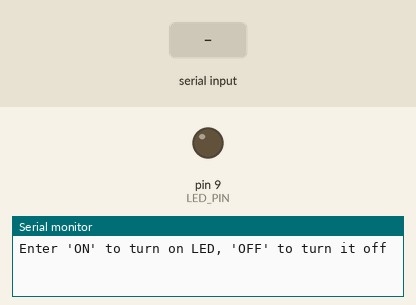
The sketch below on a simulated Arduino Uno, built with avr-gcc and run on an emulated ATmega328P. Parts: output pins drawn as LEDs (lit = HIGH), the last lines printed to the serial monitor. Inputs (shaded band) come from the test bench.

Above: at 1.2 s.
1.3 s: "ON\n" received over Serial
At 1.8 s:
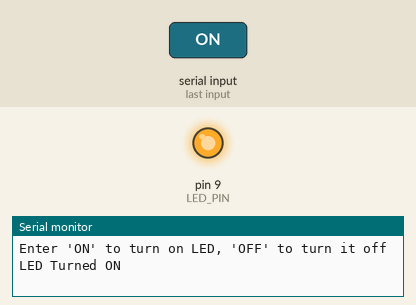
2.8 s: "OFF\n" received over Serial
At 4.2 s:
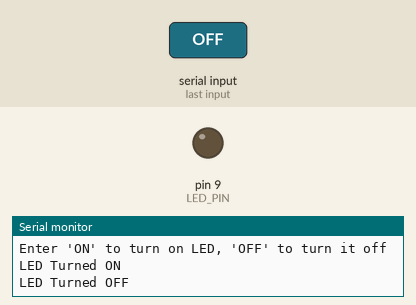
Timing chart, 0 to 5.8 s (numbered marks = the images above; inputs shaded):
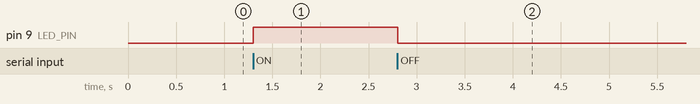

The sketch:

smart_light_control.ino
```cpp
#define LED_PIN 9  // Define the pin where the LED is connected

void setup() {
    Serial.begin(9600);  // Start serial communication with a baud rate of 9600
    pinMode(LED_PIN, OUTPUT);  // Set the LED pin as an output
    Serial.println("Enter 'ON' to turn on LED, 'OFF' to turn it off");  // Print instructions to Serial Monitor
}

void loop() {
    // Check if there is any data available to read from the Serial Monitor
    if (Serial.available()) {
        String command = Serial.readStringUntil('\n');  // Read the incoming serial input until a newline character
        command.trim();  // Remove any extra spaces or newline characters

        // Check if the received command is "ON"
        if (command == "ON") {
            digitalWrite(LED_PIN, HIGH);  // Turn ON the LED
            Serial.println("LED Turned ON");  // Print confirmation message
        }
        // Check if the received command is "OFF"
        else if (command == "OFF") {
            digitalWrite(LED_PIN, LOW);  // Turn OFF the LED
            Serial.println("LED Turned OFF");  // Print confirmation message
        }
        // If the command is invalid, print an error message
        else {
            Serial.println("Invalid Command. Use 'ON' or 'OFF'");
        }
    }
}
```

Measured:
- after the input at 1.3 s, pin 9 (LED_PIN): LOW → HIGH at once
- after the input at 2.8 s, pin 9 (LED_PIN): HIGH → LOW at once
